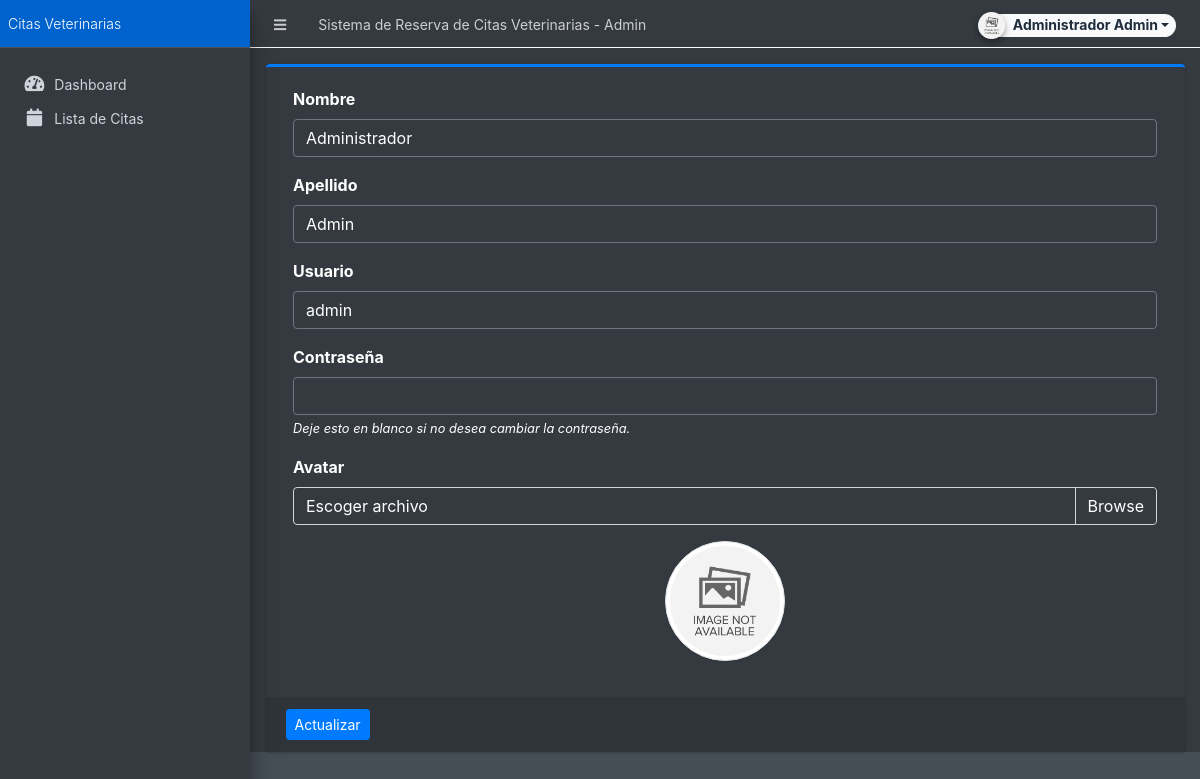
The app's page /admin/?page=user (signed in) with its own data.
### tables this page shows
CREATE TABLE `users` (
  `id` int(50) NOT NULL,
  `firstname` varchar(250) NOT NULL,
  `lastname` varchar(250) NOT NULL,
  `username` text NOT NULL,
  `password` text NOT NULL,
  `avatar` text DEFAULT NULL,
  `last_login` datetime DEFAULT NULL,
  `type` tinyint(1) NOT NULL DEFAULT 0,
  `date_added` datetime NOT NULL DEFAULT current_timestamp(),
  `date_updated` datetime DEFAULT NULL ON UPDATE current_timestamp()
);

### config.php (called while the page is built, shortened)
<?php
require_once('classes/DBConnection.php');
require_once('classes/SystemSettings.php');
function validate_image($file){
	if(!empty($file)){
		if(is_file(base_app.$file)){
			return base_url.$file;
		}else{
			return base_url.'dist/img/no-image-available.png';
		}
	}else{
		return base_url.'dist/img/no-image-available.png';
	}
}
function isMobileDevice(){
    $aMobileUA = array(
        '/iphone/i' => 'iPhone',
        '/ipod/i' => 'iPod',
        '/ipad/i' => 'iPad',
        '/android/i' => 'Android',
        '/blackberry/i' => 'BlackBerry',
        '/webos/i' => 'Mobile'
    );
    return false;
}
?>

### classes/DBConnection.php (called while the page is built, shortened)
<?php
class DBConnection{
    private $host = DB_SERVER;
    private $username = DB_USERNAME;
    private $password = DB_PASSWORD;
    private $database = DB_NAME;
    public $conn;
    public function __construct(){
        if (!isset($this->conn)) {
            $this->conn = new mysqli($this->host, $this->username, $this->password, $this->database);
        }
    }
}
?>

### admin/user/index.php (the view, shortened to what this page needs)
<?php
$user = $conn->query("SELECT * FROM users where id ='".$_settings->userdata('id')."'");
foreach($user->fetch_array() as $k =>$v){
	$meta[$k] = $v;
}
?>
<div class="card card-outline card-primary">
	<div class="card-body">
		<div class="container-fluid">
			<form action="" id="manage-user">
				<div class="form-group">
					<label for="name">Nombre</label>
					<input type="text" name="firstname" id="firstname" class="form-control" value="<?php echo isset($meta['firstname']) ? $meta['firstname']: '' ?>" required>
				</div>
				<div class="form-group">
					<label for="name">Apellido</label>
					<input type="text" name="lastname" id="lastname" class="form-control" value="<?php echo isset($meta['lastname']) ? $meta['lastname']: '' ?>" required>
				</div>
				<div class="form-group">
					<label for="username">Usuario</label>
					<input type="text" name="username" id="username" class="form-control" value="<?php echo isset($meta['username']) ? $meta['username']: '' ?>" required  autocomplete="off">
				</div>
				<div class="form-group">
					<label for="password">Contraseña</label>
					<input type="password" name="password" id="password" class="form-control" value="" autocomplete="off">
					<small><i>Deje esto en blanco si no desea cambiar la contraseña.</i></small>
				</div>
				<div class="form-group">
					<label for="" class="control-label">Avatar</label>
					<div class="custom-file">
		              <label class="custom-file-label" for="customFile">Escoger archivo</label>
		            </div>
				</div>
				<div class="form-group d-flex justify-content-center">
					<img src="<?php echo validate_image(isset($meta['avatar']) ? $meta['avatar'] :'') ?>" alt="" id="cimg" class="img-fluid img-thumbnail">
				</div>
			</form>
		</div>
	</div>
	<div class="card-footer">
			<div class="col-md-12">
				<div class="row">
					<button class="btn btn-sm btn-primary" form="manage-user">Actualizar</button>
				</div>
			</div>
		</div>
</div>

### admin/inc/header.php (shortened to what this page needs)
<head>
    <link rel="stylesheet" href="<?php echo base_url ?>plugins/fontawesome-free/css/all.min.css">
    <link rel="stylesheet" href="<?php echo base_url ?>plugins/tempusdominus-bootstrap-4/css/tempusdominus-bootstrap-4.min.css">
  <link rel="stylesheet" href="<?php echo base_url ?>plugins/datatables-bs4/css/dataTables.bootstrap4.min.css">
  <link rel="stylesheet" href="<?php echo base_url ?>plugins/datatables-responsive/css/responsive.bootstrap4.min.css">
  <link rel="stylesheet" href="<?php echo base_url ?>plugins/datatables-buttons/css/buttons.bootstrap4.min.css">
  <link rel="stylesheet" href="<?php echo base_url ?>plugins/datatables-select/css/select.bootstrap4.min.css">
  <link rel="stylesheet" href="<?php echo base_url ?>plugins/select2/css/select2.min.css">
  <link rel="stylesheet" href="<?php echo base_url ?>plugins/select2-bootstrap4-theme/select2-bootstrap4.min.css">
    <link rel="stylesheet" href="<?php echo base_url ?>plugins/icheck-bootstrap/icheck-bootstrap.min.css">
    <link rel="stylesheet" href="<?php echo base_url ?>plugins/jqvmap/jqvmap.min.css">
    <link rel="stylesheet" href="<?php echo base_url ?>dist/css/adminlte.css">
    <link rel="stylesheet" href="<?php echo base_url ?>dist/css/custom.css">
    <link rel="stylesheet" href="<?php echo base_url ?>plugins/overlayScrollbars/css/OverlayScrollbars.min.css">
    <link rel="stylesheet" href="<?php echo base_url ?>plugins/daterangepicker/daterangepicker.css">
    <link rel="stylesheet" href="<?php echo base_url ?>plugins/summernote/summernote-bs4.min.css">
  <link rel="stylesheet" href="<?php echo base_url ?>plugins/sweetalert2-theme-bootstrap-4/bootstrap-4.min.css">
  <link rel="stylesheet" href="<?php echo base_url ?>plugins/fullcalendar/main.css">
  </head>

### admin/inc/topBarNav.php (shortened to what this page needs)
<nav class="main-header navbar navbar-expand navbar-dark border border-light border-top-0  border-left-0 border-right-0 navbar-light text-sm">
  <ul class="navbar-nav">
    <li class="nav-item">
    <a class="nav-link" data-widget="pushmenu" href="#" role="button"><i class="fas fa-bars"></i></a>
    </li>
    <li class="nav-item d-none d-sm-inline-block">
      <a href="<?php echo base_url ?>" class="nav-link"><?php echo (!isMobileDevice()) ? $_settings->info('name'):$_settings->info('short_name'); ?> - Admin</a>
    </li>
  </ul>
  <ul class="navbar-nav ml-auto">
    <li class="nav-item">
      <div class="btn-group nav-link">
            <button type="button" class="btn btn-rounded badge badge-light dropdown-toggle dropdown-icon" data-toggle="dropdown">
              <span><img src="<?php echo validate_image($_settings->userdata('avatar')) ?>" class="img-circle elevation-2 user-img" alt="User Image"></span>
              <span class="ml-3"><?php echo ucwords($_settings->userdata('firstname').' '.$_settings->userdata('lastname')) ?></span>
            </button>
        </div>
    </li>
  </ul>
</nav>

### admin/inc/navigation.php (shortened to what this page needs)
<aside class="main-sidebar sidebar-dark-primary elevation-4 sidebar-no-expand">
  <a href="<?php echo base_url ?>admin" class="brand-link bg-primary text-sm">
  <span class="brand-text font-weight-light"><?php echo $_settings->info('short_name') ?></span>
  </a>
  <div class="sidebar os-host os-theme-light os-host-overflow os-host-overflow-y os-host-resize-disabled os-host-transition os-host-scrollbar-horizontal-hidden">
    <div class="os-content-glue" style="margin: 0px -8px; width: 249px; height: 646px;"></div>
    <div class="os-padding">
      <div class="os-viewport os-viewport-native-scrollbars-invisible" style="overflow-y: scroll;">
        <div class="os-content" style="padding: 0px 8px; height: 100%; width: 100%;">
          <nav class="mt-4">
             <ul class="nav nav-pills nav-sidebar flex-column text-sm nav-compact nav-flat nav-child-indent nav-collapse-hide-child" data-widget="treeview" role="menu" data-accordion="false">
              <li class="nav-item dropdown">
                <a href="./" class="nav-link nav-home">
                  <i class="nav-icon fas fa-tachometer-alt"></i>
                  <p>
                    Dashboard
                  </p>
                </a>
              </li>
              <li class="nav-item dropdown">
                <a href="<?php echo base_url ?>admin/?page=appointments" class="nav-link nav-appointments">
                  <i class="nav-icon fas fa-calendar"></i>
                  <p>
                    Lista de Citas
                  </p>
                </a>
              </li>
            </ul>
          </nav>
        </div>
      </div>
    </div>
  </div>
</aside>

### admin/inc/footer.php (shortened to what this page needs)
</div>

### admin/inc/topBarNav.php (style rules this page uses)
.user-img { position: absolute; height: 27px; width: 27px; object-fit: cover; left: -7%; top: -12%; }
.btn-rounded { border-radius: 50px; }

### admin/user/index.php (style rules this page uses)
img#cimg { height: 15vh; width: 15vh; object-fit: cover; border-radius: 100% 100%; }

### records on screen
users: firstname "Administrador", lastname "Admin", username "admin"

### other values on screen
$_settings->info('name') "Sistema de Reserva de Citas Veterinarias"
$_settings->userdata('firstname').' '.$_settings->userdata('lastname') "Administrador Admin"
$_settings->info('short_name') "Citas Veterinarias"
